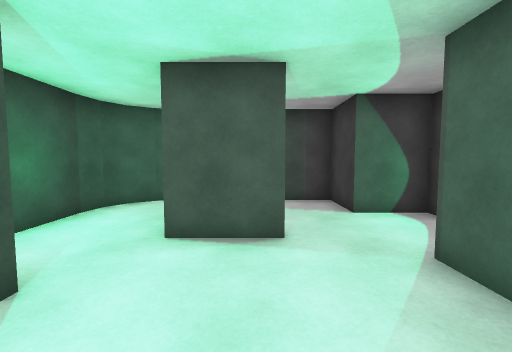
[1] (above)

14 first-person views from a walk through a Unity game level. The camera is 1.4 m above the floor, tilts 4° down and sees 90° across. The floor is counted in squares, 1 m on a side. Each view is taken from the middle of a square. On the plan, view 1 faces up. The plan holds only what a view shows up to about 13 squares ahead; the rest is blank.

[2]
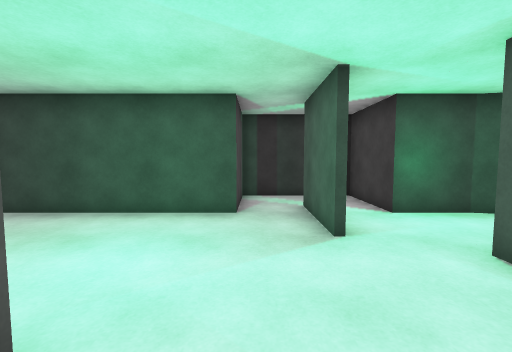

[3]
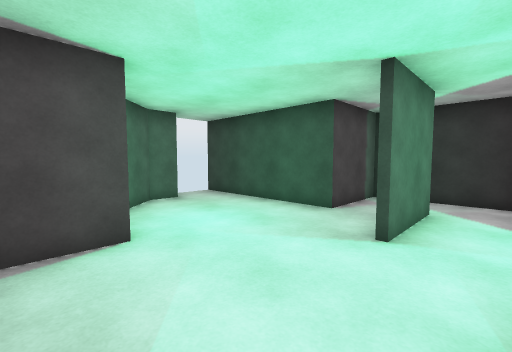

[4]
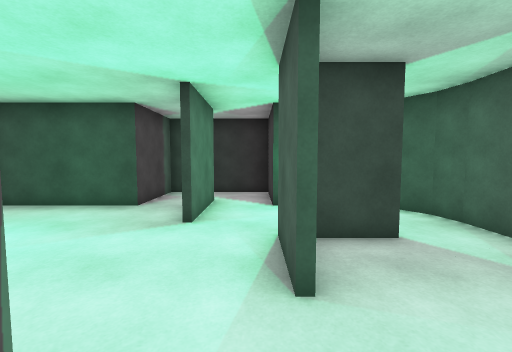

[5]
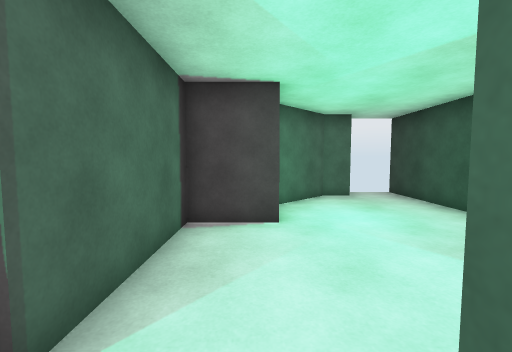

[6]
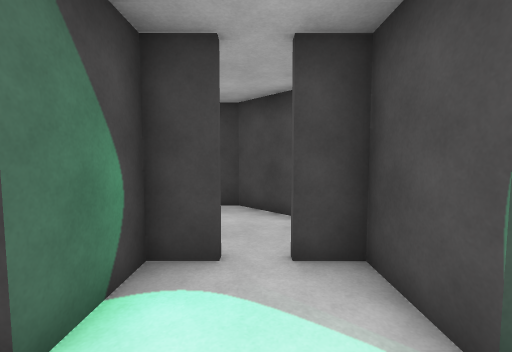

[7]
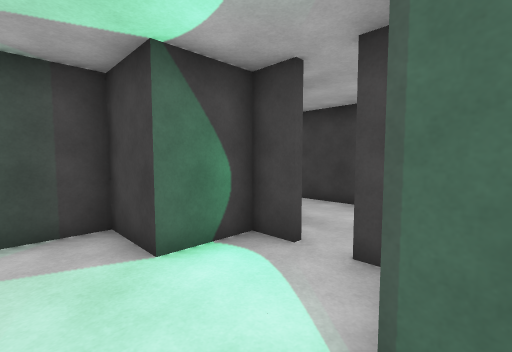

[8]
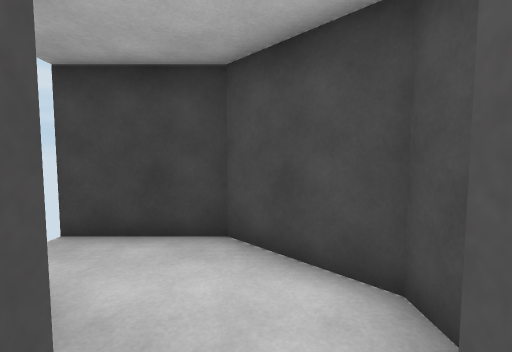

[9]
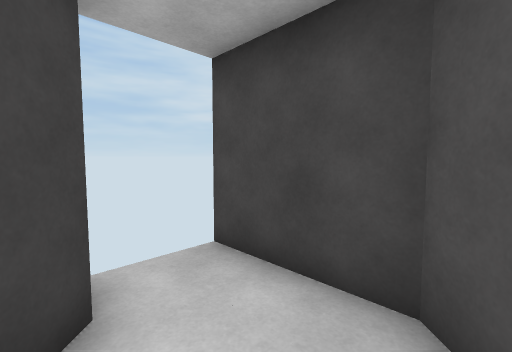

[10]
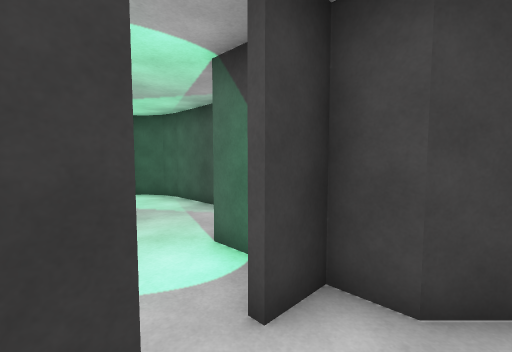

[11]
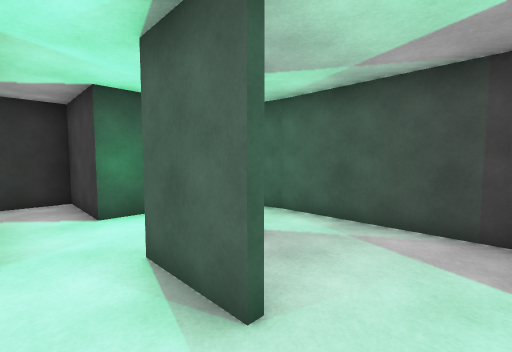

[12]
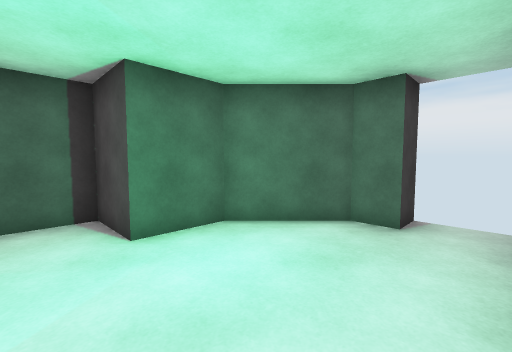

[13]
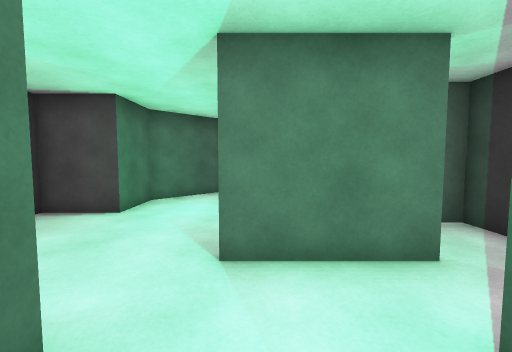

[14]
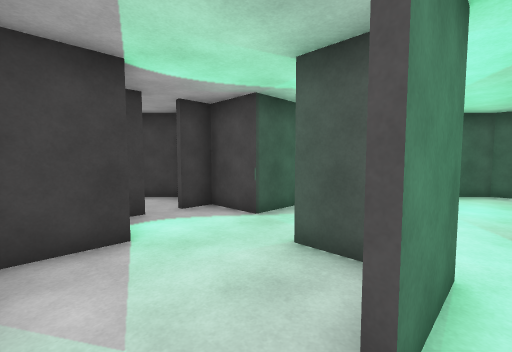

### Floor plan
Ten units are one square. View 1 is at (0, 0); x grows to the right and y downward. Boxes are objects, and circles mark ways between rooms. Rooms are numbered by the first view taken in them; rooms with no view inside come last. Other rooms are left out.
<svg viewBox="-80 -90 170 150">
<path fill="none" stroke="#000" d="M-25 -24 -55 -24M-55 -5 -45 -5 -45 55M-56 -26 -25 -26M6 -44 -16 -44 -16 -65M-45 -66 -45 -44 -55 -44M-25 55 -25 45 -15 45 5 25 5 5 25 5 25 -35M-24 -85 -33 -84 -39 -79 -43 -73 -45 -65M-5 -85 -25 -85M44 -54 44 -65M25 -35 44 -35 44 -45M45 -65 25 -65 25 -85 -5 -85M-8 -45 5 -45M-14 -66 -14 -50M66 -76 55 -65 45 -65M46 -66 46 -55M58 -35 65 -35 85 -55 85 -85M46 -46 46 -39M-75 -25 -75 -5 -55 -5M-55 -44 -75 -44 -75 -25"/>
<circle cx="-10" cy="-75" r="3" fill="#2a7"/>
<circle cx="15" cy="-40" r="3" fill="#2a7"/>
<circle cx="-50" cy="-10" r="3" fill="#2a7"/>
<circle cx="-50" cy="-35" r="3" fill="#2a7"/>
<circle cx="50" cy="-50" r="3" fill="#2a7"/>
<circle cx="-65" cy="-20" r="3" fill="#2a7"/>
<text x="-20" y="-10">1</text>
<text x="20" y="-60">2</text>
<text x="70" y="-60">3</text>
<text x="-70" y="-20">4</text>
<text x="-70" y="-40">5</text>
</svg>
Room 1 opens to room 2. Room 1 opens to room 4. Room 1 opens to room 5. Room 2 opens to room 3. Room 4 opens to room 5.

Where each view was taken, in squares from view 1:
view 1: 0 up, 0 right, facing up
view 2: 1 up, 2 right, facing left
view 3: 4 up, 2 right, facing down-left
view 4: 4 up, 3 right, facing left
view 5: 5 up, 1 right, facing down
view 6: 5 up, 1 right, facing right
view 7: 3 up, 1 right, facing up-right
view 8: 5 up, 4 right, facing right
view 9: 5 up, 6 right, facing up-right
view 10: 4 up, 6 right, facing up-left
view 11: 3 up, 2 right, facing up-left
view 12: 1 up, 4 left, facing down-right
view 13: 6 up, 3 left, facing down
view 14: 8 up, 2 left, facing down-right
